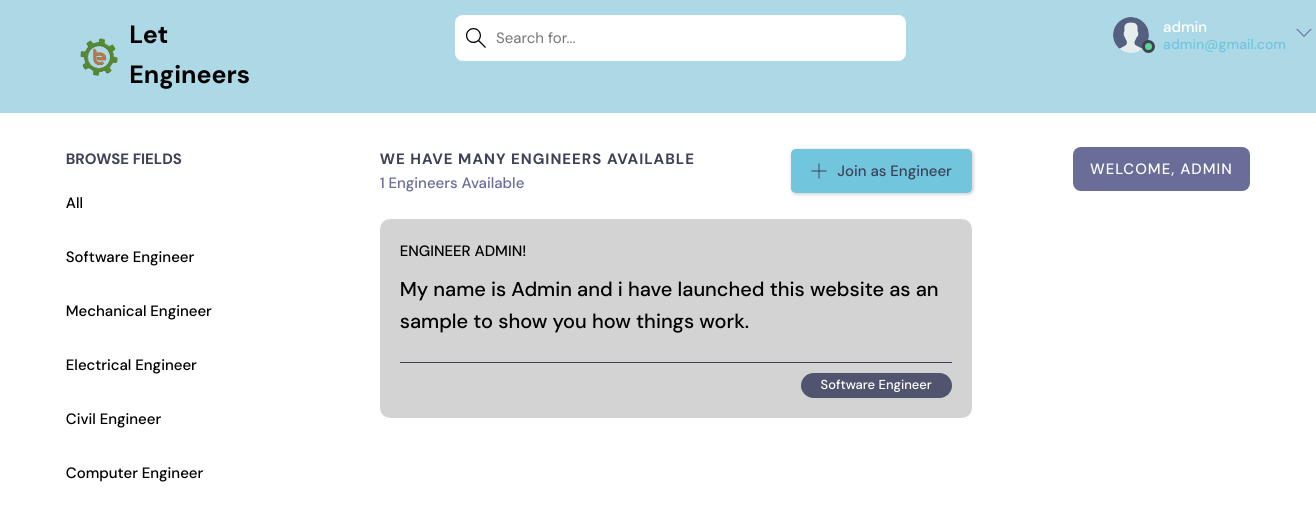
The app's page /home/ (signed in) with its own data.
### app1/models.py (models this page shows, shortened)
class Topic(models.Model):
    name = models.CharField(max_length=200)

class Room(models.Model):
    host =  models.ForeignKey(User, on_delete=models.SET_NULL, null=True)
    topic = models.ForeignKey(Topic, on_delete=models.SET_NULL, null=True)
    name = models.CharField(max_length=200)
    description = models.TextField(null=True, blank=True)
    participants = models.ManyToManyField(User, related_name='participants', blank=True)
    updated =models.DateTimeField(auto_now=True)
    created = models.DateTimeField(auto_now_add=True)
    class Meta:
        ordering = ['-updated', '-created']

### app1/views.py (the view)
# urls.py: path("home/", views.home, name="home"),
@login_required(login_url='index')
def home(request):
    q = request.GET.get('q') if request.GET.get('q') != None else ''
    rooms = Room.objects.filter(
        Q(topic__name__icontains=q) |
        Q(name__icontains=q) |
        Q(description__icontains=q)
    )
    topics = Topic.objects.all()[0:6]
    room_count = rooms.count()
    room_messages = Message.objects.filter(Q(room__topic__name__icontains=q))
    context = {'rooms': rooms, 'topics': topics,
               'room_count': room_count, 'room_messages': room_messages}
    return render(request, 'home_pages/home.html', context)

### app1/templates/home_pages/home.html
{% extends 'home_pages/main.html' %}
{% block content %}
    <main class="layout layout--3">
      <div class="container">
        {% include 'home_pages/topics_component.html' %}
        <div class="roomList">
          <div class="roomList__header">
            <div>
              <h2>We have many Engineers Available</h2>
              <p>{{room_count}} Engineers Available</p>
            </div>
            {% if request.user.is_authenticated %}
            <a class="btn btn--main" href="{% url 'create-room' %}">
              <svg version="1.1" xmlns="http://www.w3.org/2000/svg" width="32" height="32" viewBox="0 0 32 32">
                <title>add</title>
                <path d="M16.943 0.943h-1.885v14.115h-14.115v1.885h14.115v14.115h1.885v-14.115h14.115v-1.885h-14.115v-14.115z"></path>
              </svg>
              Join as Engineer
            </a>
            {% endif %}
          </div>
          {% include 'home_pages/feed_component.html' %}
        </div>
        {% include 'home_pages/activity_component.html' %}
      </div>
    </main>
{% endblock %}

### app1/templates/home_pages/navbar.html (shortened to what this page needs)
{% load static %}
<!DOCTYPE html>
<html lang="en">
<head>
  <link rel="stylesheet" href="{% static 'home_pages/css/navbar.css' %}" />
</head>
<body>
  <header class="header header--loggedIn">
    <div class="container">
      <a href="{% url 'index' %}" class="header__logo">
        <img src="{% static 'images/icons/favicon.png' %}" />
        <h1>Let Engineers</h1>
      </a>
      <form class="header__search"method="GET" action="{% url 'home' %}" >
        <label>
          <input name="q"  placeholder="Search for..." />
        </label>
      </form>
      <nav class="header__menu">
        {% if request.user.is_authenticated %}
        <div class="header__user">
          <a href="#">
            <div class="avatar avatar--medium active">
              <img src="{% static 'images/avatar.svg' %}" />
            </div>
            <p>{{request.user.username}}<span>{{request.user.email}}</span></p>
          </a>
          <button class="dropdown-button">
            <svg version="1.1" xmlns="http://www.w3.org/2000/svg" width="32" height="32" viewBox="0 0 32 32">
              <title>chevron-down</title>
              <path d="M16 21l-13-13h-3l16 16 16-16h-3l-13 13z"></path>
            </svg>
          </button>
        </div>
        {% else %}
        <a href="{% url 'login' %}">
          <img src="{% static 'images/avatar.svg' %}" />
          <p>Login</p>
        </a>
        {% endif %}
      </nav>
    </div>
  </header>
</body>
</html>

### app1/templates/home_pages/topics_component.html
<div class="topics">
    <div class="topics__header">
      <h2>Browse Fields</h2>
    </div>
    <ul class="topics__list">
      <li>
        <a href="{% url 'home' %}" >All  </a>
      </li>
      {% for topic in topics %}
      <li>
        <a href="{% url 'home' %}?q={{topic.name}}">{{topic.name}}   </a>
      </li>
      {% endfor %}
    </ul>
  </div>

### app1/templates/home_pages/feed_component.html (shortened to what this page needs)
{% for room in rooms%}
<div class="roomListRoom">
    <div class="roomListRoom__header">
      <a href="{% url 'user-profile' room.host.id %}" class="roomListRoom__author">
        <span>Engineer {{room.host.username}}!</span>
      </a>
    </div>
    <div class="roomListRoom__content">
      <a href="{% url 'user-profile' room.host.id %}">{{room.name}}</a>
    </div>
    <div class="roomListRoom__meta">
      <p class="roomListRoom__topic">{{room.topic.name}}</p>
    </div>
  </div>
  {% endfor %}

### app1/templates/home_pages/activity_component.html
<div class="activities">
  <div class="activities__header">
      {% if request.user.is_authenticated %}
      <h2 style="text-align: center;">Welcome, {{request.user.username}}</h2>
    </div>
    {% endif %}
</div>

### static/home_pages/css/style.css (style rules this page uses)
:root { --color-main: #71c6dd; --color-main-light: #e1f6fb; --color-dark: #3f4156; --color-dark-medium: #51546e; --color-dark-light: #696d97; --color-light: #e5e5e5; --color-gray: #8b8b8b; --color-light-gray: #b2bdbd; --color-bg: #2d2d39; --color-success: #5dd693; --color-error: #fc4b0b; }
* { font-family: "DM Sans", -apple-system, BlinkMacSystemFont, "Segoe UI", Roboto, Oxygen, Ubuntu, Cantarell, "Open Sans", "Helvetica Neue", sans-serif; margin: 0; padding: 0; box-sizing: border-box; text-rendering: optimizeLegibility; font-size: inherit; }
html { font-size: 56.25%; }
@media only screen and (min-width: 1200px) { html { font-size: 62.5%; } }
body { line-height: 1.6; font-weight: 400; font-size: 1.5rem; color: white; background-color: white; min-height: 100vh; }
img { width: 100%; }
a { display: inline-block; color: var(--color-main); text-decoration: none; }
.container { max-width: 220rem; width: 90%; margin: auto; }
.btn { background-color: transparent; border: none; display: inline-flex; align-items: center; gap: 1rem; cursor: pointer; transition: all ease-in-out 0.3s; padding: 1rem 2rem; border-radius: 5px; box-shadow: 1px 1px 3px 1px rgba(0, 0, 0, 0.15); font-weight: 500; }
.btn--main { background-color: var(--color-main); color: var(--color-dark); }
.btn > svg { fill: currentColor; width: 1.6rem; height: 1.6rem; }
.avatar { position: relative; display: inline-block; border-radius: 10%; border: 2px solid transparent; }
.avatar img { display: block; border-radius: 50%; object-fit: cover; object-position: center; }
.avatar::after { content: ""; display: block; position: absolute; background-color: var(--color-gray); z-index: 111; border-radius: 50%; border: 0.3rem solid var(--color-dark); }
.avatar.active::after { background-color: var(--color-success); }
.avatar.avatar--medium img { width: 3.6rem; height: 3.6rem; border-radius: 50%; }
.avatar.avatar--medium:after { width: 0.7rem; height: 0.7rem; bottom: 0px; right: -6px; }
.layout { margin-top: 3.4rem; }
.layout > .container { display: flex; justify-content: space-between; align-items: flex-start; }
.layout--3 > .container > div:first-child { flex-basis: 18%; max-width: 22.5rem; }
.layout--3 > .container > div:nth-child(2) { flex-basis: 50%; }
.layout--3 > .container > div:last-child { flex-basis: 15%; }
.topics__header { margin-bottom: 2rem; }
.topics__header h2 { text-transform: uppercase; font-weight: 700; color: var(--color-dark); }
.topics__list { list-style: none; }
.topics__list li a { display: flex; justify-content: space-between; margin-bottom: 3rem; font-weight: 500; color: black; transition: all 0.3s ease-in-out; }
.roomList__header { display: flex; justify-content: space-between; align-items: center; margin-bottom: 2.4rem; }
.roomList__header h2 { text-transform: uppercase; font-weight: 650; color: var(--color-dark); letter-spacing: 1px; }
.roomList__header p { font-weight: 500; color: var(--color-dark-light); }
.roomListRoom { margin-bottom: 2.4rem; background-color: lightgrey; border-radius: 1rem; padding: 2rem; }
.roomListRoom__header { display: flex; justify-content: space-between; align-items: center; }
.roomListRoom__author { font-weight: 500; display: flex; align-items: center; gap: 1rem; color: black; text-transform: uppercase; }
.roomListRoom__content { margin: 1rem 0; }
.roomListRoom__content a { font-size: 2rem; font-weight: 500; margin-bottom: 1.5rem; color: black; transition: all 0.3s ease-in-out; }
.roomListRoom__meta { border-top: 1px solid var(--color-dark); padding-top: 1rem; display: flex; align-items: center; justify-content: space-between; }
.roomListRoom__topic { padding: 2px 2rem; background-color: var(--color-dark-medium); border-radius: 5rem; font-weight: 500; font-size: 1.3rem; }
.activities { background: var(--color-dark); border-radius: 8px; overflow: hidden; }
.activities__header h2 { background-color: var(--color-dark-light); text-transform: uppercase; font-weight: 500; padding: 1rem 1.5rem; color: white; letter-spacing: 1px; font-size: 1.5rem; }

### records on screen
Topic: name "Software Engineer"
Topic: name "Mechanical Engineer"
Topic: name "Electrical Engineer"
Topic: name "Civil Engineer"
Topic: name "Computer Engineer"
Room: host.username "ADMIN", name "My name is Admin and i have launched this website as an sample to show you how things work.", topic.name "Software Engineer"

### other values on screen
{{ request.user.username }} "admin"
{{ request.user.email }} "admin@gmail.com"
{{ room_count }} "1"
{{ request.user.username }} "ADMIN"
